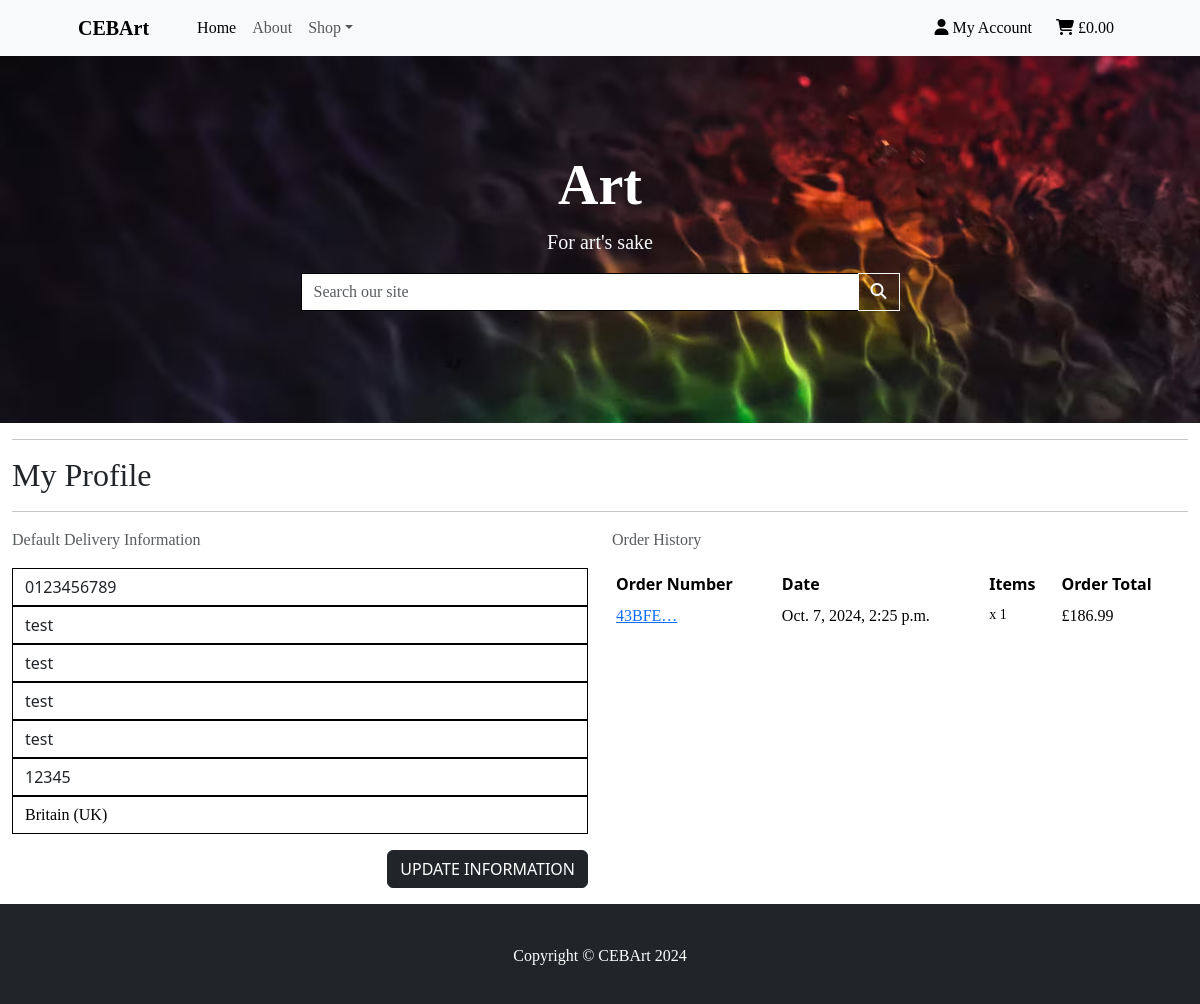
Page /profile/ (signed in) on the committed database.
### profiles/models.py (models this page shows, shortened)
class UserProfile(models.Model):
    user = models.OneToOneField(User, on_delete=models.CASCADE)
    default_phone_number = models.CharField(max_length=20, null=True, blank=True)
    default_street_address1 = models.CharField(max_length=80, null=True, blank=True)
    default_street_address2 = models.CharField(max_length=80, null=True, blank=True)
    default_town_or_city = models.CharField(max_length=40, null=True, blank=True)
    default_county = models.CharField(max_length=80, null=True, blank=True)
    default_postcode = models.CharField(max_length=20, null=True, blank=True)
    default_country = CountryField(blank_label='Country', null=True, blank=True)

### checkout/models.py (models this page shows, shortened)
class Order(models.Model):
    order_number = models.CharField(max_length=32, null=False, editable=False)
    user_profile = models.ForeignKey(UserProfile, on_delete=models.SET_NULL, null=True, blank=True, related_name='orders')
    full_name = models.CharField(max_length=50, null=False, blank=False)
    email = models.EmailField(max_length=254, null=False, blank=False)
    phone_number = models.CharField(max_length=20, null=False, blank=False)
    country = CountryField(blank_label='Country *', null=False, blank=False)
    postcode = models.CharField(max_length=20, null=True, blank=True)
    town_or_city = models.CharField(max_length=40, null=False, blank=False)
    street_address1 = models.CharField(max_length=80, null=False, blank=False)
    street_address2 = models.CharField(max_length=80, null=True, blank=True)
    county = models.CharField(max_length=80, null=True, blank=True)
    date = models.DateTimeField(auto_now_add=True)
    delivery_cost = models.DecimalField(max_digits=6, decimal_places=2, null=False, default=0)
    order_total = models.DecimalField(max_digits=10, decimal_places=2, null=False, default=0)
    grand_total = models.DecimalField(max_digits=10, decimal_places=2, null=False, default=0)
    original_cart = models.TextField(null=False, blank=False, default='')
    stripe_pid = models.CharField(max_length=254, null=False, blank=False, default='')

class OrderLineItem(models.Model):
    order = models.ForeignKey(Order, null=False, blank=False, on_delete=models.CASCADE, related_name='lineitems')
    product = models.ForeignKey(Product, null=False, blank=False, on_delete=models.CASCADE)
    product_size = models.CharField(max_length=2, null=True, blank=True)  # M, L, XL
    quantity = models.IntegerField(null=False, blank=False, default=0)
    item_total = models.DecimalField(max_digits=6, decimal_places=2, null=False, blank=False, editable=False)

### profiles/views.py (the view, shortened to what this page needs)
# urls.py: path('profile/', include('profiles.urls')),
@login_required
def profile(request):
    profile = get_object_or_404(UserProfile, user=request.user)
    form = UserProfileForm(instance=profile)
    orders = profile.orders.all()
    template = 'profiles/profile.html'
    context = {
        'form': form,
        'orders': orders,
        'on_profile_page': True,
    }
    return render(request, template, context)

### profiles/forms.py
class UserProfileForm(forms.ModelForm):
    class Meta:
        model = UserProfile
        exclude = ('user',)
    def __init__(self, *args, **kwargs):
        super().__init__(*args, **kwargs)
        placeholders = {
            'default_phone_number': 'Phone Number',
            'default_postcode': 'Postcode',
            'default_town_or_city': 'Town or City',
            'default_street_address1': 'Street Address 1',
            'default_street_address2': 'Street Address 2',
            'default_county': 'County, State or Locality',
        }
        self.fields['default_phone_number'].widget.attrs['autofocus'] = True
        for field in self.fields:
            if field != 'default_country':
                if self.fields[field].required:
                    placeholder = f'{placeholders[field]} *'
                else:
                    placeholder = placeholders[field]
                self.fields[field].widget.attrs['placeholder'] = placeholder
            self.fields[field].widget.attrs['class'] = 'border-black rounded-0 profile-form-input'
            self.fields[field].label = False

### shop_cart/contexts.py (called while the page is built, shortened)
def cart_contents(request):
    cart_items = []
    total = 0
    product_count = 0
    delivery = 0
    grand_total = 0
    cart = request.session.get('cart', {})
    if total:
        delivery = total * Decimal(settings.STANDARD_DELIVERY_PERCENTAGE / 100)
        grand_total = delivery + total
    context = {
        'cart_items': cart_items,
        'total': total,
        'product_count': product_count,
        'delivery': delivery,
        'grand_total': grand_total,
    }
    return context

### profiles/templates/profiles/profile.html (shortened to what this page needs)
{% extends 'base.html' %}
{% load static %}
{% block extra_css %}
<link rel="stylesheet" href="{% static 'profiles/css/profile.css' %}">
{% endblock %}
{% block content %}
<div class="container-fluid">
    <div class="row">
        <div class="col">
            <hr>
            <h2 class="logo-font mb-2">My Profile</h2>
            <hr>
        </div>
    </div>
    <div class="row">
        <div class="col-12 col-lg-6">
            <p class="text-muted">Default Delivery Information</p>
            <form action="{% url 'profile' %}" class="my-3" method="POST" id="profile-update-form">
                {{ form|crispy }}
                <button class="btn btn-dark my-3 text-uppercase float-end">Update Information</button>
            </form>
        </div>
        <div class="col-12 col-lg-6">
            <p class="text-muted">Order History</p>
            <div class="order-history table-responsive">
                <table class="table table-sm table-borderless">
                    <thead>
                        <tr>
                            <th>Order Number</th>
                            <th>Date</th>
                            <th>Items</th>
                            <th>Order Total</th>
                        </tr>
                    </thead>
                    <tbody>
                        {% for order in orders %}
                        <tr>
                            <td>
                                <a href="{% url 'order_history' order.order_number %}"
                                title="{{ order.order_number }}">
                                    {{ order.order_number|truncatechars:6 }}
                                </a>
                            </td>
                            <td>{{ order.date }}</td>
                            <td>
                                <ul class="list-unstyled">
                                    {% for item in order.lineitems.all %}
                                        <li class="small">
                                            {{ item.product.name }} x {{ item.quantity }}
                                        </li>
                                    {% endfor %}
                                </ul>
                            </td>
                            <td>£{{ order.grand_total }}</td>
                        </tr>
                        {% endfor %}
                    </tbody>
                </table>
            </div>
        </div>
    </div>
{% endblock %}

### static/css/styles.css (style rules this page uses)
body { margin-bottom: 100px; }
h2, a, p, select, td { font-family: 'lato, roboto, arial'; }

### profiles/static/profiles/css/profile.css (style rules this page uses)
.order-history { max-height: 416px; overflow-y: auto; }
#profile-update-form { color: #000; }
#profile-update-form input::placeholder { color: #aab7c4; }
#id_default_country, #id_default_country option:not(:first-child) { color: #000; }

### rows in the picture
UserProfile: default_phone_number "0123456789", default_street_address1 "test", default_street_address2 "test", default_town_or_city "test", default_county "test", default_postcode "12345", default_country "Britain (UK)"
Order: order_number "43BFE…", date "Oct. 7, 2024, 2:25 p.m.", grand_total "186.99"
OrderLineItem: quantity "1"
